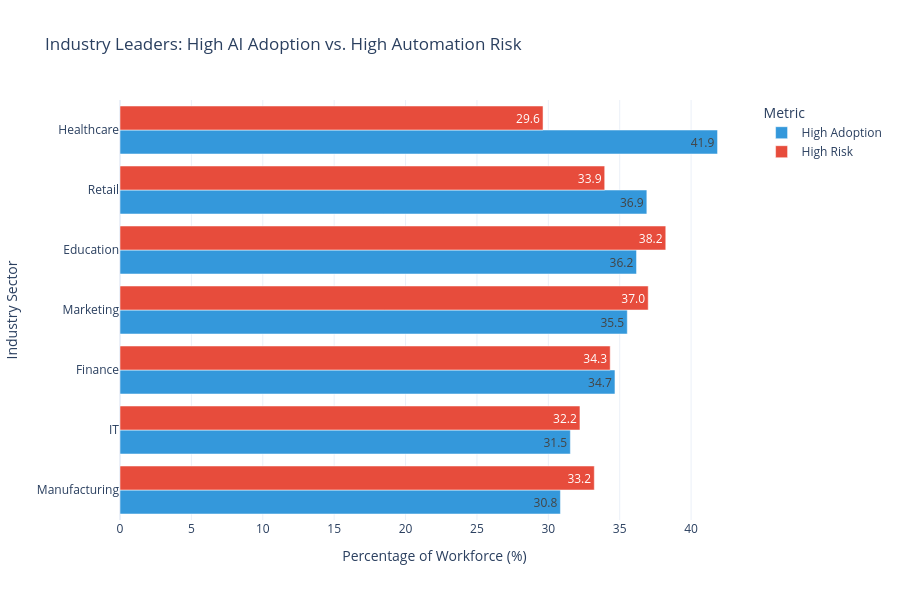

Write notebook code for a chart like this one.
### Code cell
# 1. Calculate the percentage of 'High' for Adoption
adopt_high = df[df['AI_Adoption_Level'] == 'High']['Industry'].value_counts()
total_workers = df['Industry'].value_counts()
adopt_pct = (adopt_high / total_workers * 100).fillna(0)

# 2. Calculate the percentage of 'High' for Risk
risk_high = df[df['Automation_Risk'] == 'High']['Industry'].value_counts()
risk_pct = (risk_high / total_workers * 100).fillna(0)

# 3. Combine into a single DataFrame
compare_df = pd.DataFrame({
    'High Adoption': adopt_pct, 
    'High Risk': risk_pct
}).reset_index()
compare_df.columns = ['Industry', 'High Adoption', 'High Risk']

# 4. Sort by High Adoption so the chart looks organized
compare_df = compare_df.sort_values(by='High Adoption', ascending=True)

# 5. 'Melt' the data for Plotly Express (turns wide columns into rows)
melted_df = compare_df.melt(
    id_vars='Industry', 
    value_vars=['High Adoption', 'High Risk'], 
    var_name='Metric', 
    value_name='Percentage'
)

# 6. Create the Grouped Horizontal Bar Chart
fig = px.bar(
    melted_df, 
    x='Percentage', 
    y='Industry', 
    color='Metric', 
    barmode='group', # Puts the bars side-by-side
    orientation='h',
    text_auto='.1f',
    title="Industry Leaders: High AI Adoption vs. High Automation Risk",
    color_discrete_map={
        'High Adoption': '#3498DB', # Blue for Adoption
        'High Risk': '#E74C3C'      # Red for Risk
    },
    template="plotly_white",
    height=600
)

# 7. Clean up the layout
fig.update_layout(
    xaxis_title="Percentage of Workforce (%)",
    yaxis_title="Industry Sector",
    legend_title="Metric"
)

fig.show()

### Figure 1 — Plotly figure (JSON) as saved in the notebook; plotly's stock layout.template omitted (floating-point values rounded to 4 significant figures)
{"data": [{"alignmentgroup": "True", "hovertemplate": "Metric=High Adoption<br>Percentage=%{x}<br>Industry=%{y}<extra></extra>", "legendgroup": "High Adoption", "marker": {"color": "#3498DB", "pattern": {"shape": ""}}, "name": "High Adoption", "offsetgroup": "High Adoption", "orientation": "h", "showlegend": true, "textposition": "auto", "texttemplate": "%{x:.1f}", "type": "bar", "x": [30.85, 31.54, 34.67, 35.53, 36.18, 36.9, 41.85], "xaxis": "x", "y": ["Manufacturing", "IT", "Finance", "Marketing", "Education", "Retail", "Healthcare"], "yaxis": "y"}, {"alignmentgroup": "True", "hovertemplate": "Metric=High Risk<br>Percentage=%{x}<br>Industry=%{y}<extra></extra>", "legendgroup": "High Risk", "marker": {"color": "#E74C3C", "pattern": {"shape": ""}}, "name": "High Risk", "offsetgroup": "High Risk", "orientation": "h", "showlegend": true, "textposition": "auto", "texttemplate": "%{x:.1f}", "type": "bar", "x": [33.22, 32.21, 34.33, 37.0, 38.23, 33.95, 29.63], "xaxis": "x", "y": ["Manufacturing", "IT", "Finance", "Marketing", "Education", "Retail", "Healthcare"], "yaxis": "y"}], "layout": {"barmode": "group", "height": 600, "legend": {"title": {"text": "Metric"}, "tracegroupgap": 0}, "title": {"text": "Industry Leaders: High AI Adoption vs. High Automation Risk"}, "xaxis": {"anchor": "y", "domain": [0, 1], "title": {"text": "Percentage of Workforce (%)"}}, "yaxis": {"anchor": "x", "domain": [0, 1], "title": {"text": "Industry Sector"}}}}
